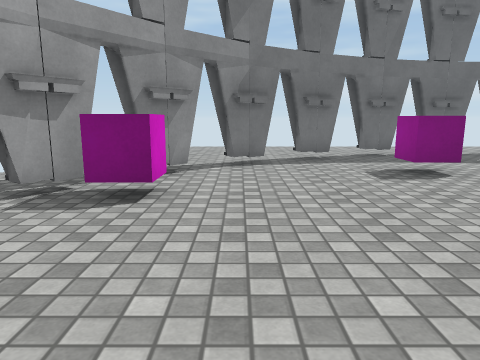
view 1 (above)

18 first-person views from a walk through a scene from a Unity 3-D project. The camera is 1.2 m above the floor, tilts 10° down and sees 70° across. The floor is counted in squares, 1 m on a side. Each view is taken from the middle of a square. On the plan, view 1 faces up. The plan holds only what a view shows up to about 14 squares ahead; the rest is blank. The player character is not drawn. Some animated figures are not drawn. Surface patterns are stand-ins for the level's own textures.

view 2
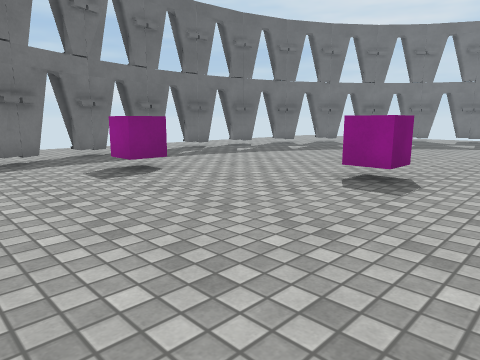

view 3
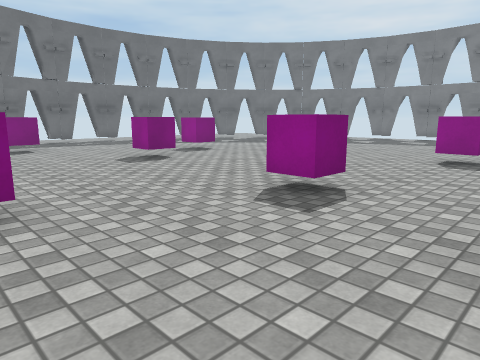

view 4
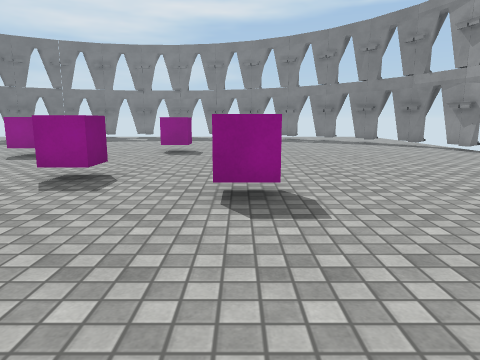

view 5
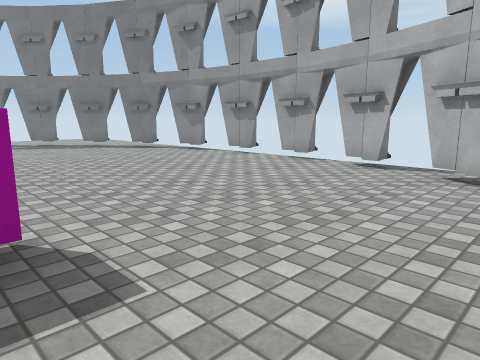

view 6
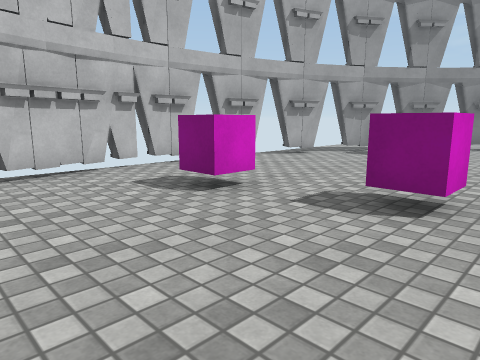

view 7
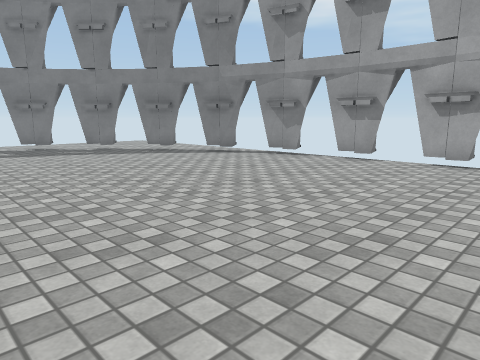

view 8
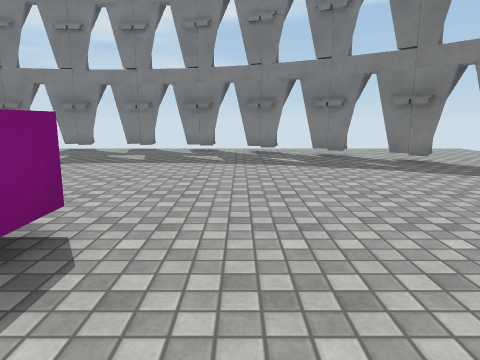

view 9
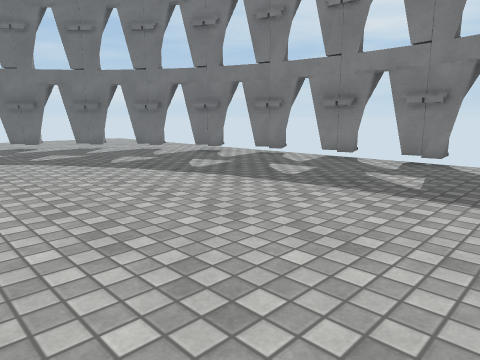

view 10
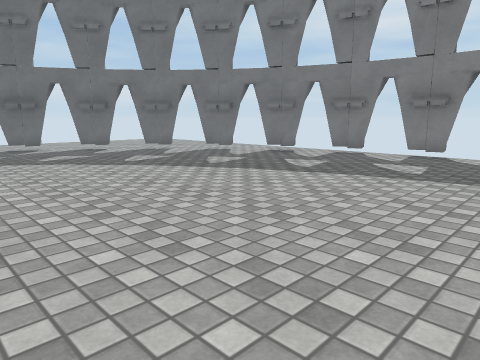

view 11
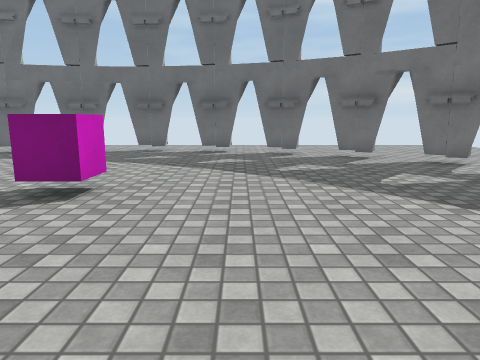

view 12
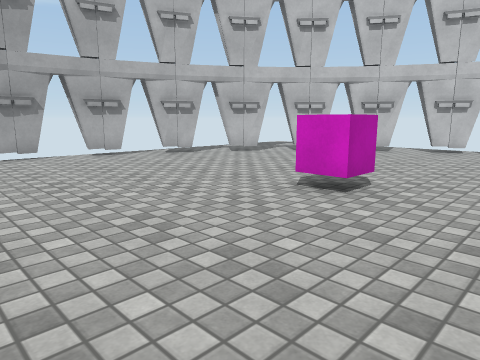

view 13
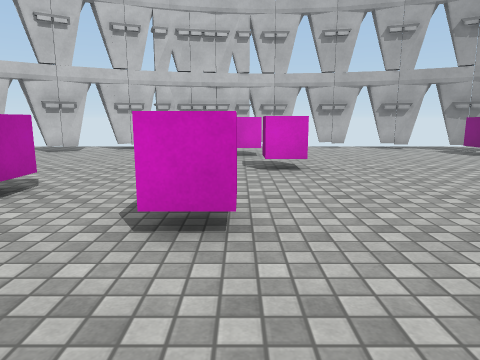

view 14
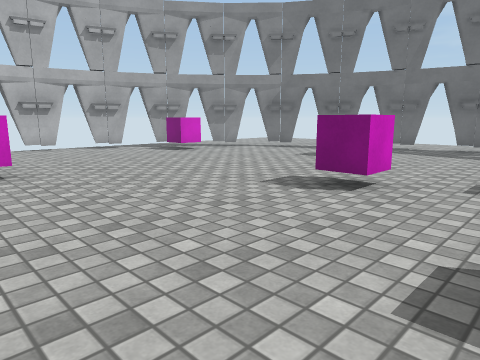

view 15
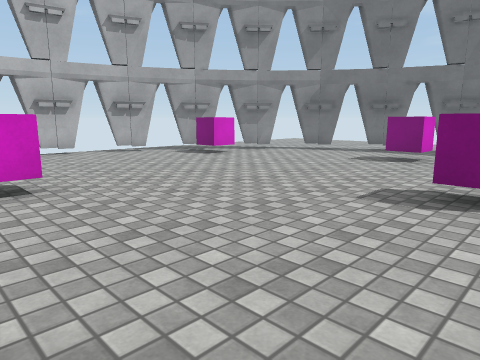

view 16
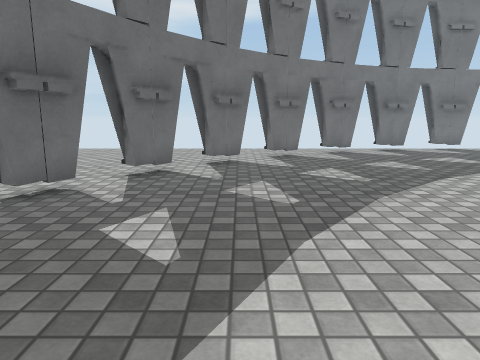

view 17
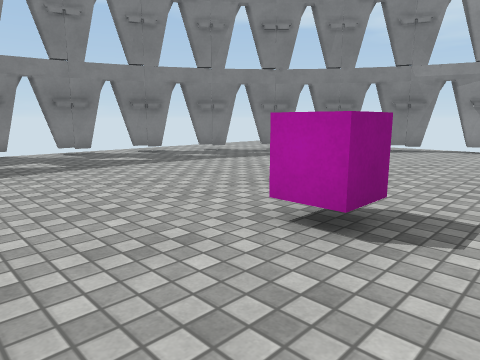

view 18
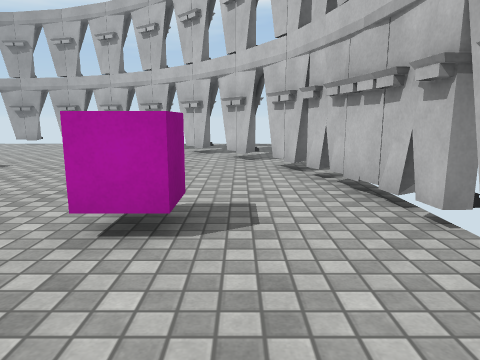

### Floor plan
Key: @ floor where view 1 was taken; # wall or solid block; x gap in a wall; . floor; O other object.
Columns run from 5 left of view 1 to 23 right of it. Each row starts with its distance up from view 1.
 12          ###########
 11        ###.........####
 10      ###.............###
  9     ##.................##
  8    ##....OO.............##
  7   ##.....................#
  6   #OO....................##
  5  ##OO..........O..........##
  4  #.............O...........#
  3 ##..........O..............##
  2 x..........................##
  1 #...........................x
  0 x....@.........OO...........#
 -1 #...........................x
 -2 #..O..OO....................x
 -3 #..OO......OO...............#
 -4 #..........OO....O..........x
 -5 #................O..........#
 -6 #..........................##
 -7 ##.......OO................#
 -8  #........................##
 -9  ##.......................#
-10  ##......................##
-11   ##....................##
-12    ##...................##
-13     ###...............###
-14       ##............###
-15        ##.........####
-16          x#x##x#x##

Where each view was taken, in squares from view 1:
view 1: 0 up, 0 right, facing up
view 2: 0 up, 0 right, facing up-right
view 3: 7 down, 1 right, facing up-right
view 4: 7 down, 1 left, facing right
view 5: 7 down, 1 right, facing down-right
view 6: 7 down, 3 right, facing up-left
view 7: 6 down, 5 right, facing down-right
view 8: 7 down, 9 right, facing right
view 9: 6 down, 13 right, facing up-right
view 10: 4 down, 11 right, facing up-right
view 11: 1 down, 13 right, facing up
view 12: 4 down, 10 right, facing down-left
view 13: 3 down, 10 right, facing left
view 14: 3 down, 10 right, facing up-left
view 15: 3 down, 8 right, facing up-left
view 16: 8 up, 9 right, facing right
view 17: 1 down, 10 right, facing down-right
view 18: 1 up, 3 left, facing down
